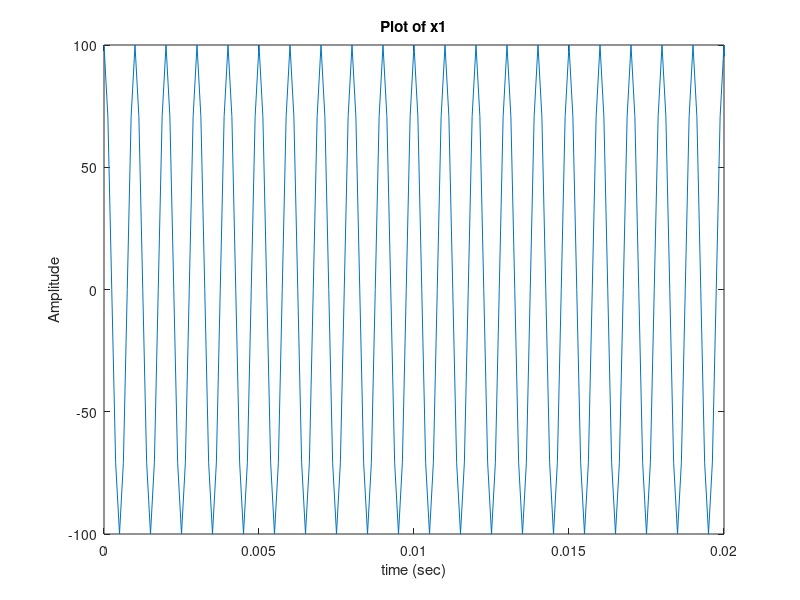
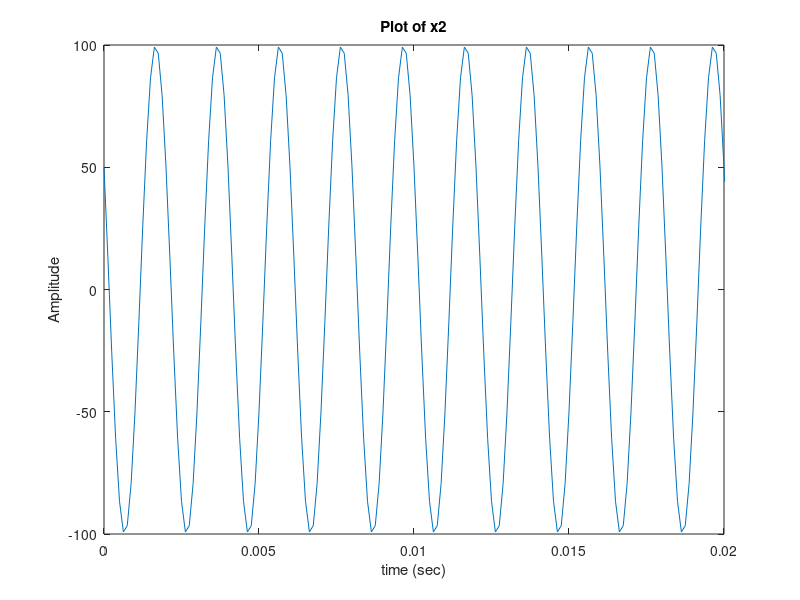

Write MATLAB code to recreate these figures, in order. (Note: this script raises an error after producing the figures.)
%% Cesar Nunez Rodriguez
%% Signals Lab 3

%2a
Fs = 8000;
Ts=1/Fs; %sampling period
t=[0:Ts:2];

f = 1000;
A=100;
w = 2*pi*f;
y=0;
x1 = A*cos(w*t+y);

figure(1)
plot (t, x1)
xlim([0 0.02])
title('Plot of x1')
xlabel('time (sec)')
ylabel('Amplitude')

%2b
Fs = 8000;
Ts=1/Fs; %sampling period
t=[0:Ts:2];

f = 500;
A=100;
w = 2*pi*f;
y=pi/3;
x2 = A*cos(w*t+y);

figure(2)
plot (t, x2)
xlim([0 0.02])
title('Plot of x2')
xlabel('time (sec)')
ylabel('Amplitude')

%2c
xx = [x1 zeros(1, 2000) x2]; 

figure(3)
spectrogram(xx,256,250,512,Fs, 'yaxis')
title('Spectrogram of xx')

